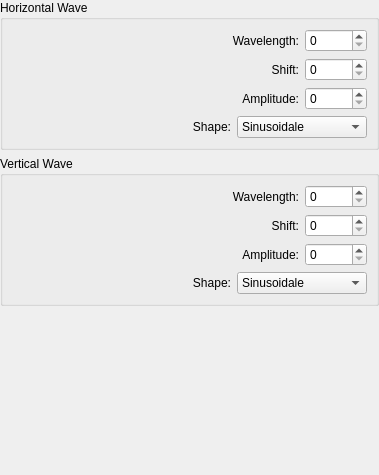
<?xml version="1.0" encoding="UTF-8"?>
<ui version="4.0">
 <class>WdgWaveOptions</class>
 <widget class="QWidget" name="WdgWaveOptions">
  <property name="geometry">
   <rect>
    <x>0</x>
    <y>0</y>
    <width>379</width>
    <height>475</height>
   </rect>
  </property>
  <layout class="QGridLayout">
   <property name="leftMargin">
    <number>0</number>
   </property>
   <property name="topMargin">
    <number>0</number>
   </property>
   <property name="rightMargin">
    <number>0</number>
   </property>
   <property name="bottomMargin">
    <number>0</number>
   </property>
   <property name="verticalSpacing">
    <number>6</number>
   </property>
   <item row="2" column="0">
    <spacer>
     <property name="orientation">
      <enum>Qt::Vertical</enum>
     </property>
     <property name="sizeType">
      <enum>QSizePolicy::Expanding</enum>
     </property>
     <property name="sizeHint" stdset="0">
      <size>
       <width>20</width>
       <height>60</height>
      </size>
     </property>
    </spacer>
   </item>
   <item row="0" column="0">
    <widget class="QGroupBox" name="groupBox1">
     <property name="title">
      <string>Horizontal Wave</string>
     </property>
     <layout class="QGridLayout">
      <property name="leftMargin">
       <number>9</number>
      </property>
      <property name="topMargin">
       <number>9</number>
      </property>
      <property name="rightMargin">
       <number>9</number>
      </property>
      <property name="bottomMargin">
       <number>9</number>
      </property>
      <item row="2" column="3">
       <widget class="KisIntParseSpinBox" name="intHAmplitude"/>
      </item>
      <item row="1" column="3">
       <widget class="KisIntParseSpinBox" name="intHShift"/>
      </item>
      <item row="3" column="1">
       <widget class="QLabel" name="textLabel1_2">
        <property name="text">
         <string>Shape:</string>
        </property>
        <property name="alignment">
         <set>Qt::AlignRight|Qt::AlignTrailing|Qt::AlignVCenter</set>
        </property>
        <property name="wordWrap">
         <bool>false</bool>
        </property>
       </widget>
      </item>
      <item row="2" column="1" colspan="2">
       <widget class="QLabel" name="textLabel2_2">
        <property name="text">
         <string>Amplitude:</string>
        </property>
        <property name="alignment">
         <set>Qt::AlignRight|Qt::AlignTrailing|Qt::AlignVCenter</set>
        </property>
        <property name="wordWrap">
         <bool>false</bool>
        </property>
       </widget>
      </item>
      <item row="0" column="1" colspan="2">
       <widget class="QLabel" name="textLabel1">
        <property name="text">
         <string>Wavelength:</string>
        </property>
        <property name="alignment">
         <set>Qt::AlignRight|Qt::AlignTrailing|Qt::AlignVCenter</set>
        </property>
        <property name="wordWrap">
         <bool>false</bool>
        </property>
       </widget>
      </item>
      <item row="3" column="2" colspan="2">
       <widget class="KComboBox" name="cbHShape">
        <property name="sizePolicy">
         <sizepolicy hsizetype="MinimumExpanding" vsizetype="Fixed">
          <horstretch>0</horstretch>
          <verstretch>0</verstretch>
         </sizepolicy>
        </property>
        <property name="minimumSize">
         <size>
          <width>130</width>
          <height>0</height>
         </size>
        </property>
        <item>
         <property name="text">
          <string>Sinusoidale</string>
         </property>
        </item>
        <item>
         <property name="text">
          <string>Triangle</string>
         </property>
        </item>
       </widget>
      </item>
      <item row="1" column="1" colspan="2">
       <widget class="QLabel" name="textLabel2">
        <property name="text">
         <string>Shift:</string>
        </property>
        <property name="alignment">
         <set>Qt::AlignRight|Qt::AlignTrailing|Qt::AlignVCenter</set>
        </property>
        <property name="wordWrap">
         <bool>false</bool>
        </property>
       </widget>
      </item>
      <item row="0" column="3">
       <widget class="KisIntParseSpinBox" name="intHWavelength"/>
      </item>
      <item row="3" column="0">
       <spacer name="horizontalSpacer">
        <property name="orientation">
         <enum>Qt::Horizontal</enum>
        </property>
        <property name="sizeHint" stdset="0">
         <size>
          <width>40</width>
          <height>20</height>
         </size>
        </property>
       </spacer>
      </item>
     </layout>
    </widget>
   </item>
   <item row="1" column="0">
    <widget class="QGroupBox" name="Vertical_wave">
     <property name="title">
      <string>Vertical Wave</string>
     </property>
     <layout class="QGridLayout">
      <property name="leftMargin">
       <number>9</number>
      </property>
      <property name="topMargin">
       <number>9</number>
      </property>
      <property name="rightMargin">
       <number>9</number>
      </property>
      <property name="bottomMargin">
       <number>9</number>
      </property>
      <item row="0" column="1" colspan="2">
       <widget class="QLabel" name="textLabel1_3">
        <property name="text">
         <string>Wavelength:</string>
        </property>
        <property name="alignment">
         <set>Qt::AlignRight|Qt::AlignTrailing|Qt::AlignVCenter</set>
        </property>
        <property name="wordWrap">
         <bool>false</bool>
        </property>
       </widget>
      </item>
      <item row="3" column="2" colspan="2">
       <widget class="KComboBox" name="cbVShape">
        <property name="sizePolicy">
         <sizepolicy hsizetype="MinimumExpanding" vsizetype="Fixed">
          <horstretch>0</horstretch>
          <verstretch>0</verstretch>
         </sizepolicy>
        </property>
        <property name="minimumSize">
         <size>
          <width>130</width>
          <height>0</height>
         </size>
        </property>
        <item>
         <property name="text">
          <string>Sinusoidale</string>
         </property>
        </item>
        <item>
         <property name="text">
          <string>Triangle</string>
         </property>
        </item>
       </widget>
      </item>
      <item row="1" column="1" colspan="2">
       <widget class="QLabel" name="textLabel2_3">
        <property name="text">
         <string>Shift:</string>
        </property>
        <property name="alignment">
         <set>Qt::AlignRight|Qt::AlignTrailing|Qt::AlignVCenter</set>
        </property>
        <property name="wordWrap">
         <bool>false</bool>
        </property>
       </widget>
      </item>
      <item row="1" column="3">
       <widget class="KisIntParseSpinBox" name="intVShift"/>
      </item>
      <item row="2" column="1" colspan="2">
       <widget class="QLabel" name="textLabel2_2_2">
        <property name="text">
         <string>Amplitude:</string>
        </property>
        <property name="alignment">
         <set>Qt::AlignRight|Qt::AlignTrailing|Qt::AlignVCenter</set>
        </property>
        <property name="wordWrap">
         <bool>false</bool>
        </property>
       </widget>
      </item>
      <item row="3" column="1">
       <widget class="QLabel" name="textLabel1_2_2">
        <property name="text">
         <string>Shape:</string>
        </property>
        <property name="alignment">
         <set>Qt::AlignRight|Qt::AlignTrailing|Qt::AlignVCenter</set>
        </property>
        <property name="wordWrap">
         <bool>false</bool>
        </property>
       </widget>
      </item>
      <item row="0" column="3">
       <widget class="KisIntParseSpinBox" name="intVWavelength"/>
      </item>
      <item row="2" column="3">
       <widget class="KisIntParseSpinBox" name="intVAmplitude"/>
      </item>
      <item row="3" column="0">
       <spacer name="horizontalSpacer_2">
        <property name="orientation">
         <enum>Qt::Horizontal</enum>
        </property>
        <property name="sizeHint" stdset="0">
         <size>
          <width>40</width>
          <height>20</height>
         </size>
        </property>
       </spacer>
      </item>
     </layout>
    </widget>
   </item>
  </layout>
 </widget>
 <customwidgets>
  <customwidget>
   <class>KisIntParseSpinBox</class>
   <extends>QSpinBox</extends>
   <header>kis_int_parse_spin_box.h</header>
  </customwidget>
  <customwidget>
   <class>KComboBox</class>
   <extends>QComboBox</extends>
   <header>kcombobox.h</header>
  </customwidget>
 </customwidgets>
 <tabstops>
  <tabstop>intHWavelength</tabstop>
  <tabstop>intHShift</tabstop>
  <tabstop>intHAmplitude</tabstop>
  <tabstop>cbHShape</tabstop>
  <tabstop>intVWavelength</tabstop>
  <tabstop>intVShift</tabstop>
  <tabstop>intVAmplitude</tabstop>
  <tabstop>cbVShape</tabstop>
 </tabstops>
 <resources/>
 <connections/>
</ui>
